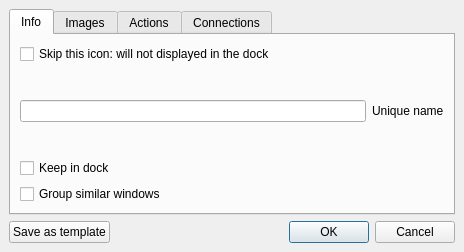
<?xml version="1.0" encoding="UTF-8"?>
<ui version="4.0">
 <class>XQDEUIIcon</class>
 <widget class="QDialog" name="XQDEUIIcon">
  <property name="geometry">
   <rect>
    <x>0</x>
    <y>0</y>
    <width>464</width>
    <height>252</height>
   </rect>
  </property>
  <property name="windowTitle">
   <string>Dialog</string>
  </property>
  <layout class="QVBoxLayout">
   <property name="spacing">
    <number>6</number>
   </property>
   <property name="margin">
    <number>9</number>
   </property>
   <item>
    <widget class="QTabWidget" name="tabWidget">
     <property name="currentIndex">
      <number>0</number>
     </property>
     <widget class="QWidget" name="tab">
      <attribute name="title">
       <string>Info</string>
      </attribute>
      <layout class="QVBoxLayout">
       <property name="spacing">
        <number>6</number>
       </property>
       <property name="margin">
        <number>9</number>
       </property>
       <item>
        <widget class="QCheckBox" name="skipFeature">
         <property name="text">
          <string>Skip this icon: will not displayed in the dock</string>
         </property>
        </widget>
       </item>
       <item>
        <layout class="QHBoxLayout">
         <property name="spacing">
          <number>6</number>
         </property>
         <property name="margin">
          <number>0</number>
         </property>
         <item>
          <widget class="QLineEdit" name="uniquename">
           <property name="minimumSize">
            <size>
             <width>250</width>
             <height>0</height>
            </size>
           </property>
          </widget>
         </item>
         <item>
          <widget class="QLabel" name="label">
           <property name="text">
            <string>Unique name</string>
           </property>
          </widget>
         </item>
        </layout>
       </item>
       <item>
        <widget class="QCheckBox" name="keepindock">
         <property name="text">
          <string>Keep in dock</string>
         </property>
        </widget>
       </item>
       <item>
        <widget class="QCheckBox" name="groupwindows">
         <property name="text">
          <string>Group similar windows</string>
         </property>
        </widget>
       </item>
      </layout>
     </widget>
     <widget class="QWidget" name="tab_2">
      <attribute name="title">
       <string>Images</string>
      </attribute>
      <layout class="QVBoxLayout">
       <property name="spacing">
        <number>6</number>
       </property>
       <property name="margin">
        <number>9</number>
       </property>
       <item>
        <layout class="QHBoxLayout">
         <property name="spacing">
          <number>6</number>
         </property>
         <property name="margin">
          <number>0</number>
         </property>
         <item>
          <widget class="QLineEdit" name="defaulticon">
           <property name="minimumSize">
            <size>
             <width>250</width>
             <height>0</height>
            </size>
           </property>
          </widget>
         </item>
         <item>
          <widget class="QLabel" name="label_2">
           <property name="text">
            <string>Default image</string>
           </property>
          </widget>
         </item>
        </layout>
       </item>
       <item>
        <widget class="QCheckBox" name="enablepreview">
         <property name="text">
          <string>Enable preview</string>
         </property>
        </widget>
       </item>
       <item>
        <widget class="QCheckBox" name="enableIconFromWindow">
         <property name="text">
          <string>Load always Icon from window</string>
         </property>
        </widget>
       </item>
      </layout>
     </widget>
     <widget class="QWidget" name="tab_3">
      <attribute name="title">
       <string>Actions</string>
      </attribute>
      <layout class="QVBoxLayout">
       <property name="spacing">
        <number>6</number>
       </property>
       <property name="margin">
        <number>9</number>
       </property>
       <item>
        <widget class="QGroupBox" name="groupBox">
         <property name="title">
          <string>Left mouse click</string>
         </property>
         <layout class="QHBoxLayout">
          <property name="spacing">
           <number>6</number>
          </property>
          <property name="margin">
           <number>9</number>
          </property>
          <item>
           <widget class="QLineEdit" name="useractionclicksx">
            <property name="minimumSize">
             <size>
              <width>250</width>
              <height>0</height>
             </size>
            </property>
           </widget>
          </item>
          <item>
           <widget class="QLabel" name="label_3">
            <property name="text">
             <string>if not running starts</string>
            </property>
           </widget>
          </item>
         </layout>
        </widget>
       </item>
      </layout>
     </widget>
     <widget class="QWidget" name="tab_4">
      <attribute name="title">
       <string>Connections</string>
      </attribute>
      <layout class="QVBoxLayout">
       <property name="spacing">
        <number>6</number>
       </property>
       <property name="margin">
        <number>9</number>
       </property>
       <item>
        <widget class="QLabel" name="label_4">
         <property name="text">
          <string>Sensors will match these strings</string>
         </property>
        </widget>
       </item>
       <item>
        <widget class="QListWidget" name="slotsSensor"/>
       </item>
       <item>
        <layout class="QHBoxLayout">
         <property name="spacing">
          <number>6</number>
         </property>
         <property name="margin">
          <number>0</number>
         </property>
         <item>
          <widget class="QLineEdit" name="sl">
           <property name="minimumSize">
            <size>
             <width>250</width>
             <height>0</height>
            </size>
           </property>
          </widget>
         </item>
         <item>
          <widget class="QPushButton" name="addsl">
           <property name="text">
            <string>Add</string>
           </property>
          </widget>
         </item>
         <item>
          <widget class="QPushButton" name="delsl">
           <property name="text">
            <string>Del</string>
           </property>
          </widget>
         </item>
        </layout>
       </item>
      </layout>
     </widget>
    </widget>
   </item>
   <item>
    <layout class="QHBoxLayout">
     <property name="spacing">
      <number>6</number>
     </property>
     <property name="margin">
      <number>0</number>
     </property>
     <item>
      <widget class="QPushButton" name="bSaveAsTemplate">
       <property name="text">
        <string>Save as template</string>
       </property>
      </widget>
     </item>
     <item>
      <widget class="QDialogButtonBox" name="buttonBox">
       <property name="orientation">
        <enum>Qt::Horizontal</enum>
       </property>
       <property name="standardButtons">
        <set>QDialogButtonBox::Cancel|QDialogButtonBox::Ok</set>
       </property>
      </widget>
     </item>
    </layout>
   </item>
  </layout>
 </widget>
 <resources/>
 <connections>
  <connection>
   <sender>buttonBox</sender>
   <signal>accepted()</signal>
   <receiver>XQDEUIIcon</receiver>
   <slot>accept()</slot>
   <hints>
    <hint type="sourcelabel">
     <x>248</x>
     <y>254</y>
    </hint>
    <hint type="destinationlabel">
     <x>157</x>
     <y>274</y>
    </hint>
   </hints>
  </connection>
  <connection>
   <sender>buttonBox</sender>
   <signal>rejected()</signal>
   <receiver>XQDEUIIcon</receiver>
   <slot>reject()</slot>
   <hints>
    <hint type="sourcelabel">
     <x>316</x>
     <y>260</y>
    </hint>
    <hint type="destinationlabel">
     <x>286</x>
     <y>274</y>
    </hint>
   </hints>
  </connection>
 </connections>
</ui>
